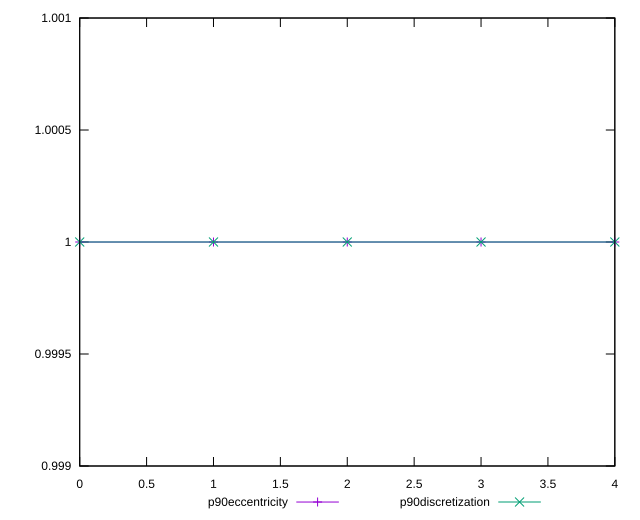

The gnuplot source for this figure:
reset

$p90Eccentricity <<EOF
0 0.9999999999999999
1 0.9999999999999997
2 0.9999999999999996
3 0.9999999999999996
4 0.9999999999999996
EOF

$p90Discretization <<EOF
0 1
1 1
2 1
3 1
4 1
EOF

set key outside below
set xrange [0:4]
set yrange [0.9989999999999996:1.001]
set trange [0.9989999999999996:1.001]
set terminal svg size 640, 520 enhanced background rgb 'white'
set output "report_00009_2021-02-08T22-37-41.559Z/bootup-time/progression/eccentricity.svg"

plot $p90Eccentricity title "p90eccentricity" with linespoints, \
     $p90Discretization title "p90discretization" with linespoints

reset
